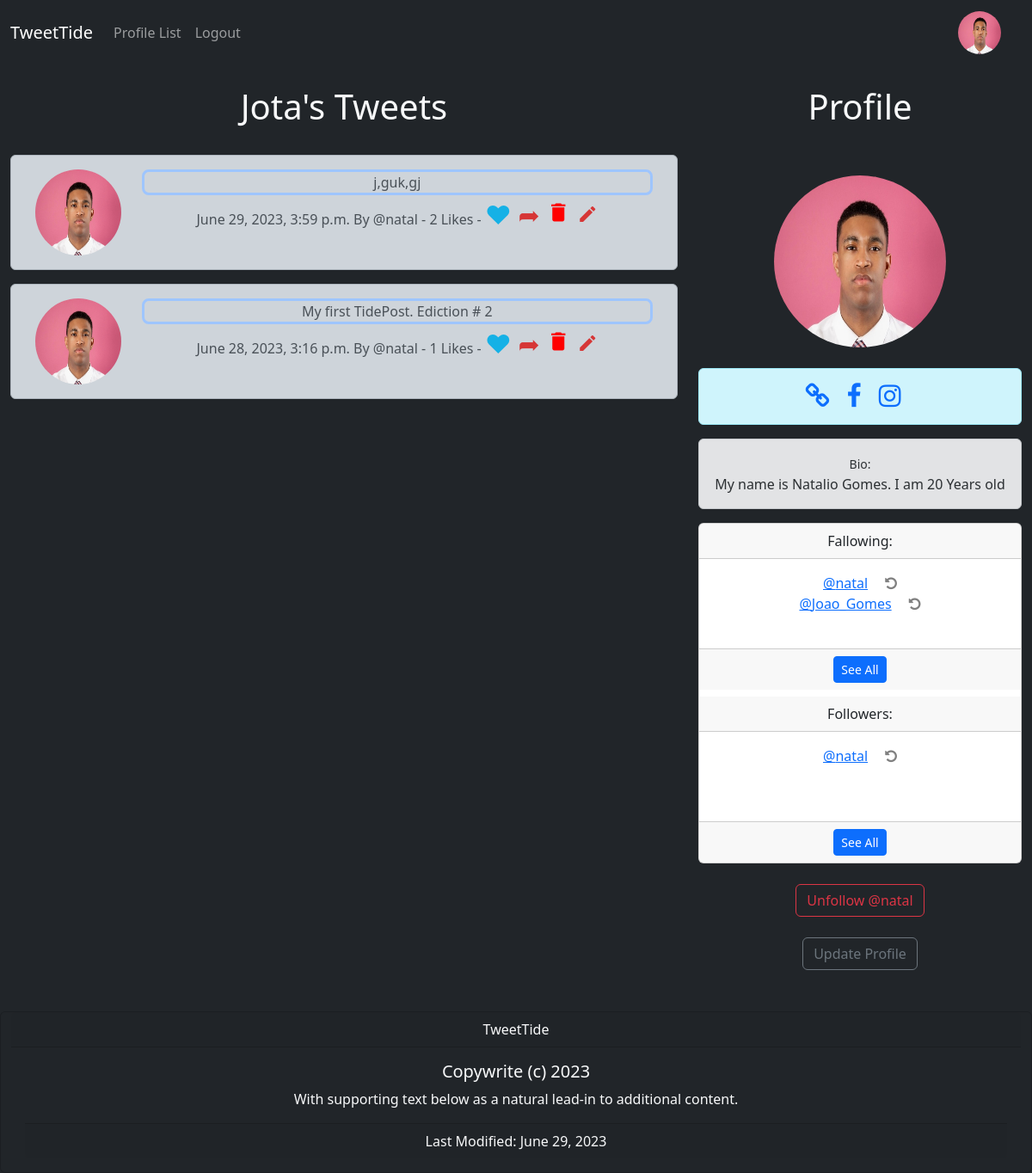
/profile/1/ (signed in), run on the app's committed database.
### socialnetwork/models.py (models this page shows, shortened)
class Profile(models.Model):
	user = models.OneToOneField(User, on_delete=models.CASCADE)
	follows = models.ManyToManyField("self",
		related_name="followed_by",
		symmetrical=False,
		blank=True)
	date_modified = models.DateTimeField(User, auto_now=True)
	profile_image = models.ImageField(null=True, blank=True, upload_to="images/")
	profile_bio = models.CharField(null=True, blank=True, max_length=500)
	website_link = models.CharField(null=True, blank=True, max_length=100)
	facebook_link = models.CharField(null=True, blank=True, max_length=100)
	instagram_link = models.CharField(null=True, blank=True, max_length=100)
	linkedIn_link = models.CharField(null=True, blank=True, max_length=100)
	def __str__(self):
		return self.user.username

class TidePost(models.Model):
    user = models.ForeignKey(User, related_name="tidepost", on_delete=models.CASCADE)
    body = models.CharField(max_length=1000)
    created_at = models.DateTimeField(auto_now_add=True)
    likes = models.ManyToManyField(User,related_name="tide_like", blank=True)
    def number_of_likes(self):
        return self.likes.count()

### socialnetwork/views.py (the view, shortened to what this page needs)
# urls.py: path('profile/<int:pk>/', views.profile, name='profile'),
def profile(request, pk):
	if request.user.is_authenticated:
		profile = Profile.objects.get(user_id=pk)
		tideposts = TidePost.objects.filter(user_id=pk).order_by("-created_at")
		return render(request, "profile.html", {"profile":profile, "tideposts":tideposts})
	else:
		messages.success(request, ("You Must Be Logged In To View This Page..."))
		return redirect('home')

### socialnetwork/templates/profile.html (shortened to what this page needs)
{% extends 'base.html'%}
{% load static%}
{%block content%}
{% if profile %}
<div class='text-center'>
   <div class='row'>
      <div class="col-8">
         <h1  class="text-light">{{profile.user.first_name | title}}'s Tweets</h1>
         <br>
         {% if tideposts %}
         {% for post in tideposts %}
         <div class="alert alert-dark" role="alert">
            <div class="container">
               <div class="row">
                  <div class="col-2">
                     {% if profile.profile_image %}
                     <img src={{profile.profile_image.url}}  width=100 height=100 class="" style="border-radius:50%" alt={{profile.user.username}} >
                     {%else%}
                     <img src="{% static 'images/profile_img.png' %}"  width=100 height=100 class="" style="border-radius:50%" alt="Profile Image" >
                     {% endif %}
                  </div>
                  <div class="col-10">
                    <div class='border border-3 border-primary-subtle rounded-3 '>
                     {{post.body}}<br>
                    </div>
                     {{post.created_at}} By @{{post.user.username}}
                     - {{post.number_of_likes}} Likes -
                     {%if user in post.likes.all %}
                     <a href="{% url 'tweet_like' post.id %}" style="text-decoration:none ;color:#15b1e6;  font-size:30px; vertical-align:top">
                     &#9829
                     </a>
                     {%else%}
                     <a href="{% url 'tweet_like' post.id %}"  style="text-decoration:none ;color:#15b1e6;  font-size:30px; vertical-align:top">
                     &#9825
                     </a>
                     {%endif%}
                     <a href="{% url 'tweet_show' post.id %}" style="text-decoration:none ;color:#d63636;  font-size:30px;">
                     &#x27A6
                     </a>
                     {%if request.user.username == profile.user.username%}
                     <a href="{% url 'delete_tweet' post.id %}" style="text-decoration:none ;color:#d63636;  font-size:30px;">
                     <i class="material-icons" style="font-size:28px;color:red">delete</i>
                     </a>
                     {%endif%}
                     {%if request.user.username == profile.user.username%}
                     <a href="{% url 'edit_tweet' post.id %}" style="text-decoration:none ;color:#d63636;  font-size:30px;">
                     <i class="material-icons">edit</i>
                     </a>
                     {%endif%}
                  </div>
               </div>
            </div>
         </div>
         {% endfor %}
         {%endif%}
      </div>
      <div class="col-4">
         <h1 class="text-light">Profile</h1>
         <br><br/>
         {%if profile.profile_image %}
         <img src = "{{profile.profile_image.url}}"  width=200 height=200 class="" style="border-radius:50%"   >
         {%else%}
         <img src="{% static 'images/profile_img.png' %}"  width=200 height=200 class="" style="border-radius:50%" alt="Profile Image" >
         {% endif %}
         <br><br/>
         {% if profile.facebook_link or profile.linkedIn_link or profile.instagram_link or profile.website_link %}
         <div class="alert alert-info" role="alert">
            {%if profile.website_link%}
            <a href="{{profile.website_link}}"  target="new" class="fa fa-link me-3" style="font-size:30px; text-decoration:none"></a>
            {%endif%}
            {%if profile.facebook_link%}
            <a href="{{profile.facebook_link}}"  target="new" class="fa fa-facebook me-3" style="font-size:30px; text-decoration:none"></a>
            {%endif%}
            {%if profile.instagram_link%}
            <a href="{{profile.instagram_link}}"  target="new" class="fa fa-instagram me-3" style="font-size:30px; text-decoration:none"></a>
            {%endif%}
         </div>
         {%endif%}
         {% if profile.profile_bio%}
         <div class="alert alert-secondary mt-0" role="alert">
            <small>Bio:</small><br>
            {{profile.profile_bio}}<br>
         </div>
         {%endif%}
         <div class="card">
            <div class="card-header">
               Fallowing:
            </div>
            <div class="card-body">
               <p class="card-text">
                  {% for following in profile.follows.all|slice:5 %}
                  <a href="{% url 'profile' following.user.id %}">@{{following}}</a>
                  <a href="{% url 'unfollow' following.user.id%}">
                  <i class="fa fa-undo ms-3" style="color:gray" aria-hidden="true"></i>
                  </a><br>
                  {%endfor%}
                  <br>
               </p>
            </div>
            <div class="card-footer mb-2">
               <a href="{% url 'follows' profile.user.id %}"  class="btn btn-primary btn-sm text-end">See All</a>
            </div>
            <div class="card-header">
               Followers:
            </div>
            <div class="card-body">
               <p class="card-text">
                  {% for following in profile.followed_by.all|slice:5 %}
                  <a href="{% url 'profile' following.user.id %}">@{{following}}</a>
                  {%if following in profile.follows.all %}
                  <a href="{% url 'unfollow' following.user.id %}">
                  <i class="fa fa-undo ms-3" style="color:gray" aria-hidden="true"></i>
                  </a>
                  {%else%}
                  <a href="{% url 'follow' following.user.id %}">
                  <img src="{% static 'images/follow.avif' %}" width=20 class="ms-3">
                  </a>
                  {%endif%}<br>
                  {%endfor%}
                  <br>
                  <br>
               </p>
            </div>
            <div class="card-footer">
               <a href="{% url 'followers' profile.user.id %}"  class="btn btn-primary btn-sm text-end">See All</a>
            </div>
         </div>
         <br>
         <form method = POST>
            {% if profile in user.profile.follows.all %}
            <button class = "btn btn-outline-danger" name="follow" value="unfollow" type="submit">Unfollow @{{profile.user.username|lower}}</button>
            {%else%}
            <button class = "btn btn-outline-success" name="follow" value="follow" type="submit">Follow @{{profile.user.username| lower}}</button>
            {%endif%}
         </form>
         <br>
         {%if request.user.id == profile.user.id%}
         <a class="btn btn-outline-secondary" href="{%url 'update_user' %}">Update Profile</a>
         {%endif%}
      </div>
   </div>
</div>
{%endif%}
{%endblock%}

### socialnetwork/templates/header.html (shortened to what this page needs)
{% load static %}
<nav class="navbar navbar-expand-lg navbar-dark bg-dark">
  <div class="container-fluid">
    <a class="navbar-brand" href="{% url 'home' %}">TweetTide</a>
    <div class="collapse navbar-collapse" id="navbarSupportedContent">
      <ul class="navbar-nav me-auto mb-2 mb-lg-0">
        <li class="nav-item">
          <a class="nav-link"
          href="{% url 'profile_list' %}">Profile List</a>
        </li>
        {% if user.is_authenticated %}
        <li class="nav-item">
          <a class="nav-link"
          href="{% url 'logout' %}">Logout</a>
        </li>
        {% endif %}
      </ul>
      {%if user.is_authenticated%}
      <ul class="navbar-nav ml-auto">
         <li class="nav-link navbar-brand">
            <a href="{% url 'profile' request.user.id %}">
            {%if user.profile.profile_image%}
            <img src="{{user.profile.profile_image.url}}" width=50 height=50 class="" style="border-radius:50%" >
            {%else%}
            <img src="{% static 'images/profile_img.png' %}" width=50 height=50 class="" style="border-radius:50%" alt="profile image">
            {%endif%}
            </a>
         </li>
      </ul>
      {%endif%}
    </div>
  </div>
</nav>

### data on the page
Profile: user.first_name "Jota", profile_image (placeholder picture), profile_bio "My name is Natalio Gomes. I am 20 Years old", user.username "natal"
TidePost: profile_image (placeholder picture), body "j,guk,gj", created_at "June 29, 2023, 3:59 p.m.", user.username "natal", number_of_likes "2"
TidePost: profile_image (placeholder picture), body "My first TidePost. Ediction # 2", created_at "June 28, 2023, 3:16 p.m.", user.username "natal", number_of_likes "1"
Profile: user.username "Joao_Gomes"
